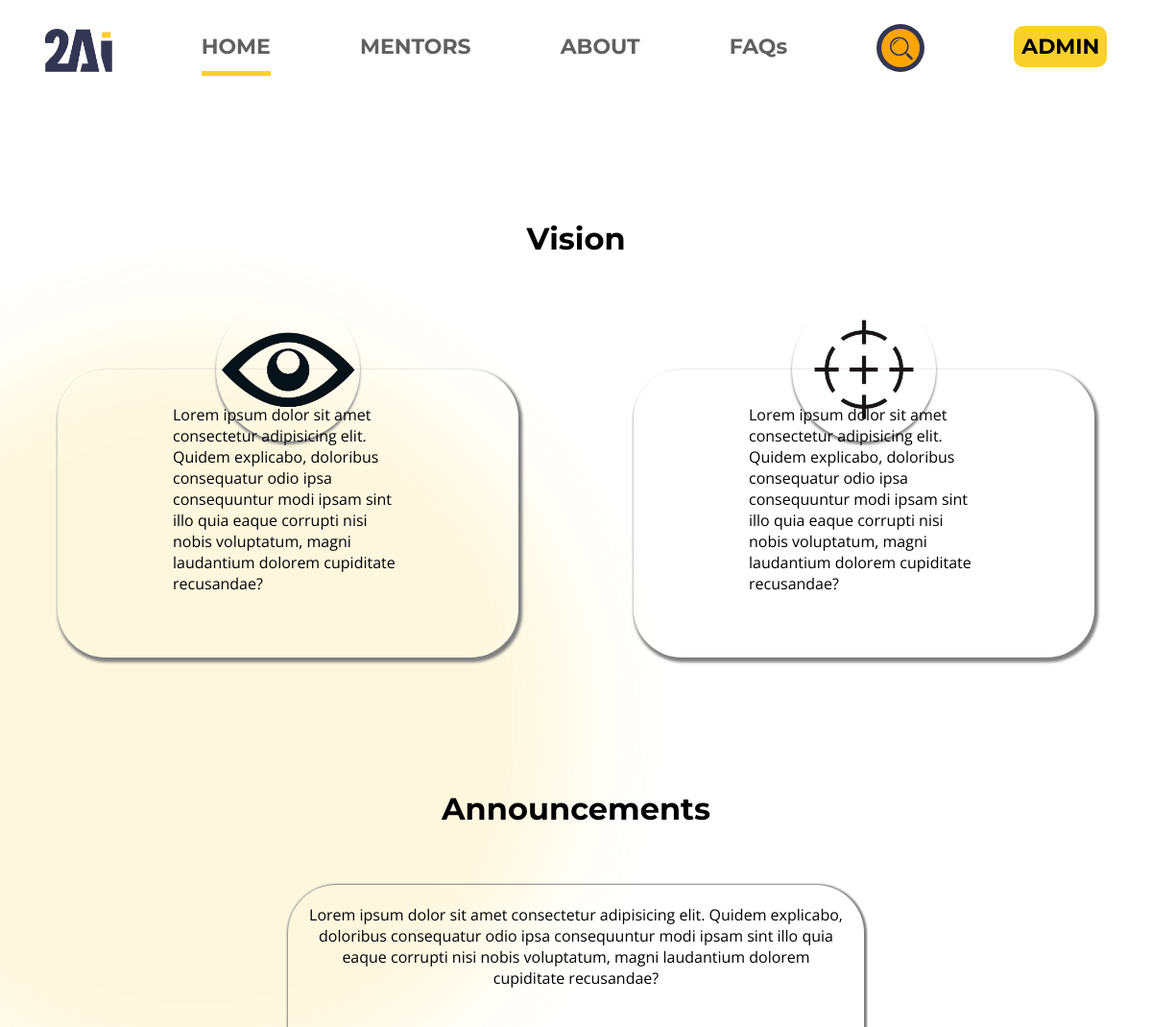
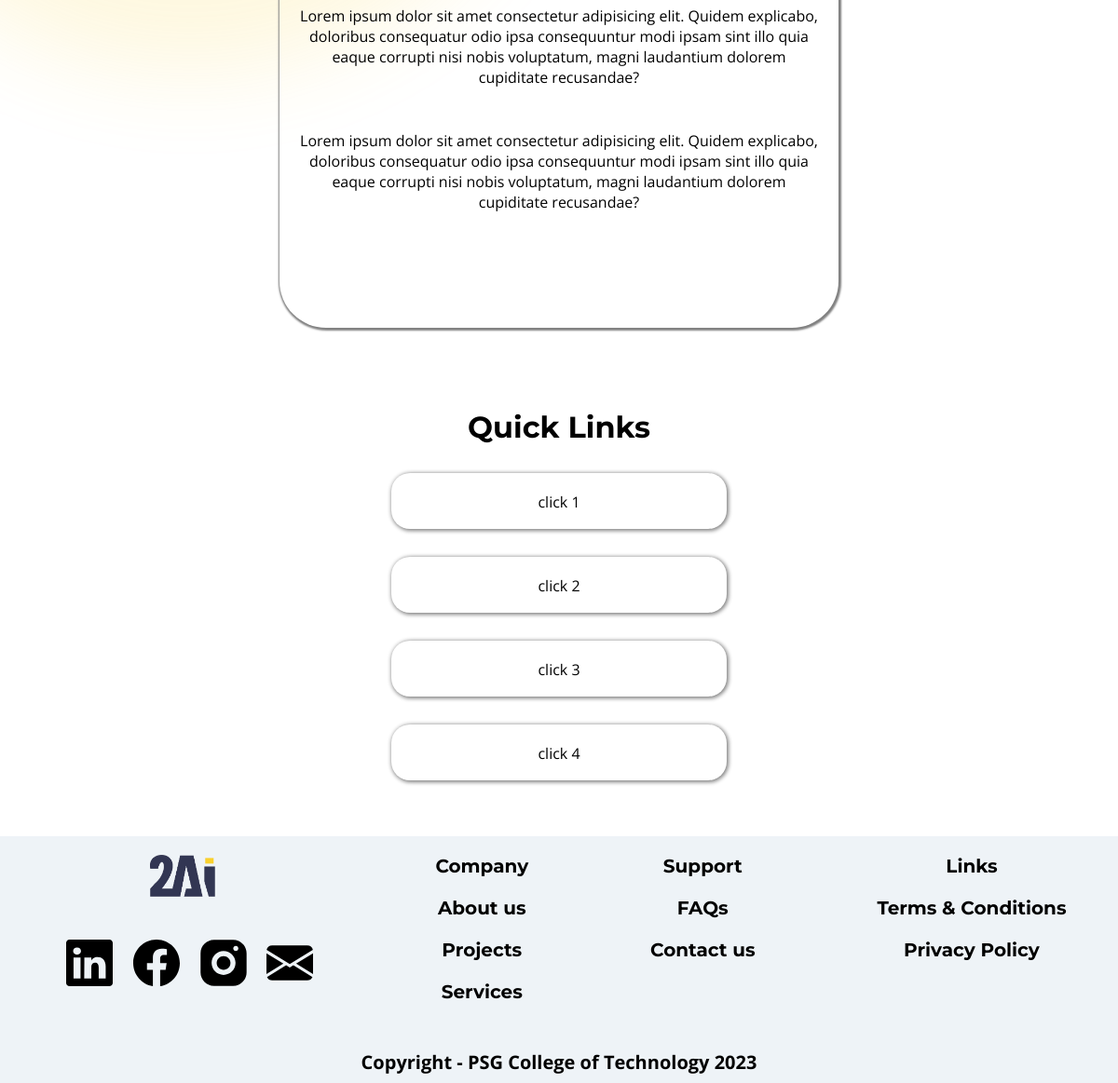
/vision/, run on the app's committed database (2 pictures, top to bottom).
### Domains/models.py (models this page shows, shortened)
class Vision(models.Model):
    Announcement1 = models.TextField(max_length=300)
    Announcement2 = models.TextField(max_length=300)
    Announcement3 = models.TextField(max_length=300)
    Link_text_1 = models.TextField(max_length=100)
    Link_1 = models.URLField(null=False)
    Link_text_2 = models.TextField(max_length=100)
    Link_2 = models.URLField(null=False)
    Link_text_3 = models.TextField(max_length=100)
    Link_3 = models.URLField(null=False)
    Link_text_4 = models.TextField(max_length=100)
    Link_4 = models.URLField(null=False)

### Domains/views.py (the view)
# urls.py: path('vision/',views.Vision_view, name = 'vision'),
def Vision_view(request):
    vision = Vision.objects.all()
    return render(request, 'Domains/vision.html',{'domainobject':vision})

### Domains/templates/Domains/vision.html (shortened to what this page needs)
<!doctype html>
{% extends 'home/base.html' %}
{% block content %}
{% load static %}
<h1 class = 'dom-header'>Vision</h1>
<br>
<br>
<div class="dom-container">
<div class = "dom-vision">
    <div class = "eye-icon"><img src="{% static 'Domains/eye.png' %}"></div>
    <p class = "vision-content">
        Lorem ipsum dolor sit amet consectetur adipisicing elit. Quidem explicabo, doloribus consequatur odio ipsa consequuntur modi ipsam sint illo quia eaque corrupti nisi nobis voluptatum, magni laudantium dolorem cupiditate recusandae?
    </p>
</div>
<div class="dom-mission">
    <div class="eye-icon"><img src="{% static 'Domains/aim.png' %}"></div>
    <p class = "mission-content">
        Lorem ipsum dolor sit amet consectetur adipisicing elit. Quidem explicabo, doloribus consequatur odio ipsa consequuntur modi ipsam sint illo quia eaque corrupti nisi nobis voluptatum, magni laudantium dolorem cupiditate recusandae?
    </p>
</div>
</div>
<br>
<br>
<h1>Announcements</h1>
<div class = "announcements">
    <div id = 'newsbox'>
    <ul id = "announcement-item">
        {% for item in domainobject%}
        <li>{{item.Announcement1}}</li>
        <li>{{item.Announcement2}}</li>
        <li>{{item.Announcement3}}</li>
        {% endfor %}
    </ul>
</div>
</div>
<br>
<br>
<h1>Quick Links</h1>
<div class = 'quick'>
    {% for item in domainobject%}
    <a href="{{item.Link_1}}" target="_blank"><span>{{item.Link_text_1}}</span></a>
    <a href="{{item.Link_2}}" target="_blank"><span>{{item.Link_text_2}}</span></a>
    <a href="{{item.Link_3}}" target="_blank"><span>{{item.Link_text_3}}</span></a>
    <a href="{{item.Link_4}}" target="_blank"><span>{{item.Link_text_4}}</span></a>
    {% endfor %}
</div>
{% endblock %}

### home/static/home/styles.css (style rules this page uses)
html,* { box-sizing: border-box; }
p { font-family: 'open sans', sans-serif; }
h1 { text-align: center; font-family: 'Montserrat', sans-serif; }
a { text-decoration: none; color:inherit; }
* { -ms-overflow-style: none; }
ol, li { list-style: none; margin: 0; padding: 0; }
ul { list-style-type: none; padding: 0; margin: 0; }
@media (min-width:500px) { li { padding-bottom:1em; } }
.dom-container { margin-bottom:80px; margin-top:5%; display: flex; justify-content: space-around; }
.dom-vision, .dom-mission { position: relative; width:40%; height:300px; box-shadow: 2px 3px 3px 2px gray; border-radius:50px; }
.eye-icon { position:absolute; margin-right:50%; margin-left:50%; transform: translate(-50%,-50%); height:150px; width:150px; border-radius:50%; box-shadow: 0px 3px 3px 0px gray; }
.eye-icon img { width:150px; height: 150px; }
.vision-content , .mission-content { position:absolute; margin-left:50%; margin-top:28%; transform:translate(-50%,-50%); font-family: 'open sans', sans-serif; }
.announcements { margin-top:5%; width:50%; margin-left:25%; height:500px; border-radius:50px; box-shadow: 1px 1px 2px 2px gray; margin-bottom:30px; padding:20px; position: relative; font-family: "open sans", sans-serif; overflow: hidden; }
#announcement-item li { text-align: center; margin-bottom:30px; }
#newsbox { margin-top: 0; animation: scrollNews 15s linear infinite; }
.dom-header { margin-top:150px; }
.quick { display:block; margin-bottom:60px; place-items: center; }
.quick span { box-sizing: border-box; display: block; width:30%; margin-left:35%; height: 60px; box-shadow: 1px 1px 4px 1px gray; margin-top:30px; border-radius:20px; text-align: center; padding-top: 20px; font-family:'open sans', sans-serif; }
.quick a { text-decoration: none; color:black; }

### data on the page
Vision: Announcement1 "Lorem ipsum dolor sit amet consectetur adipisicing elit. Quidem explicabo, doloribus consequatur odio ipsa consequuntur modi ipsam sint illo quia eaque corrupti nisi nobis voluptatum, magni laudantium dolorem cupiditate recusandae?", Announcement2 "Lorem ipsum dolor sit amet consectetur adipisicing elit. Quidem explicabo, doloribus consequatur odio ipsa consequuntur modi ipsam sint illo quia eaque corrupti nisi nobis voluptatum, magni laudantium dolorem cupiditate recusandae?", Announcement3 "Lorem ipsum dolor sit amet consectetur adipisicing elit. Quidem explicabo, doloribus consequatur odio ipsa consequuntur modi ipsam sint illo quia eaque corrupti nisi nobis voluptatum, magni laudantium dolorem cupiditate recusandae?", Link_text_1 "click 1", Link_text_2 "click 2", Link_text_3 "click 3", Link_text_4 "click 4"
